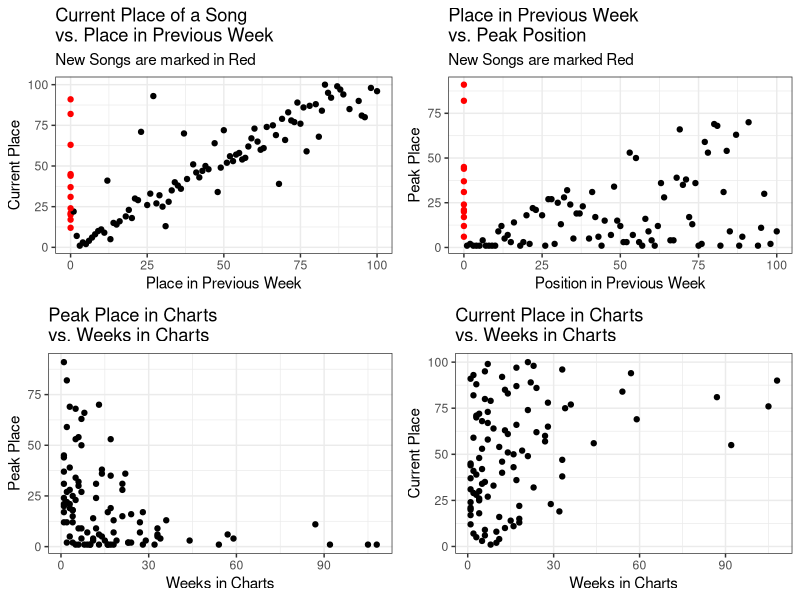
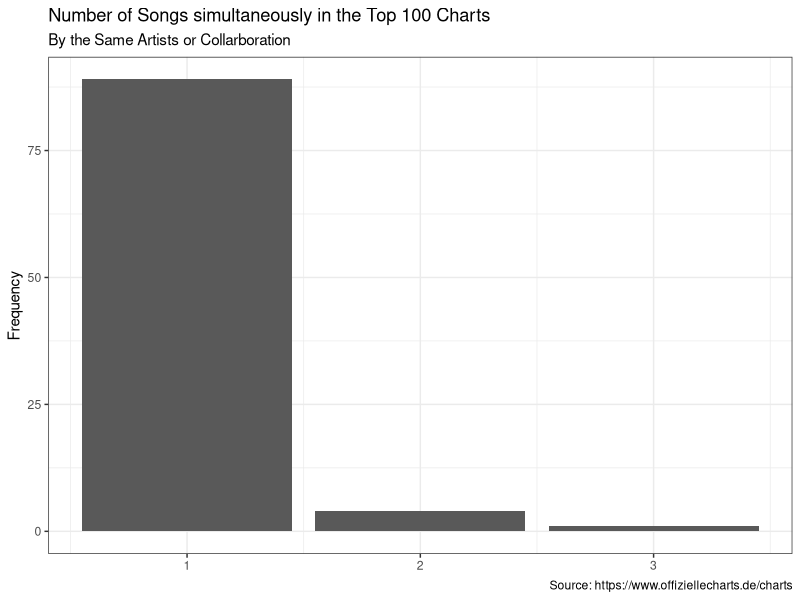
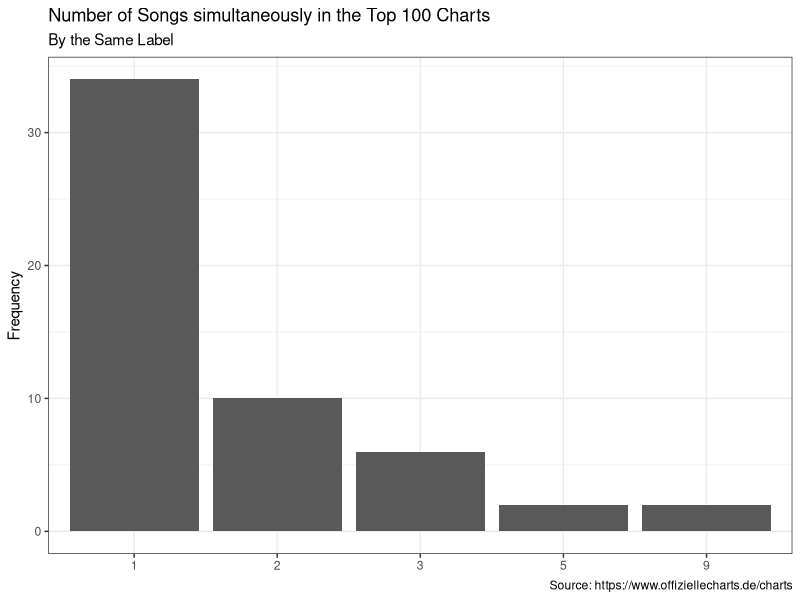

The R script that drew these images, in order:
## ---- chunk 1
library(ggplot2)
library(gridExtra)
library(readr)
library(dplyr)
chart_scrap <- read_csv('2021-09-08_charts_report.csv')
## ---- chunk 2
#Reporting Figures and Tables
#Scatter Plots
current_v_last <- ggplot(data = chart_scrap,
                                     aes(y = current, x=last_week,
                                     col=ifelse(is.na(last_week), yes = 'NA' , no = 'NonNA')))+
                                      geom_point(aes(y = current, x=last_week_fill),show.legend = F)+
                                      scale_color_manual(values = c('#FF0000','#000000'))+
                                      labs(title = 'Current Place of a Song \nvs. Place in Previous Week',
                                           subtitle = 'New Songs are marked in Red',
                                           y='Current Place', x='Place in Previous Week')+
                                        theme_bw()
weeks_v_peak <- ggplot(data = chart_scrap,
                                             aes(x=weeks_in_charts, y=peak_in_charts))+
                                              geom_point()+
                                              labs(title = 'Peak Place in Charts \nvs. Weeks in Charts',
                                                   x='Weeks in Charts', y='Peak Place')+
                                              theme_bw()
week_v_current <- ggplot(data = chart_scrap, aes(x=weeks_in_charts, y=current))+
                                      geom_point()+
                                      labs(title = 'Current Place in Charts \nvs. Weeks in Charts',
                                           x='Weeks in Charts', y='Current Place')+
                                      theme_bw()
last_v_peak <- ggplot(data = chart_scrap, aes(x=last_week_fill, y=peak_in_charts,
                                                col=ifelse(is.na(last_week), yes = 'NA' , no = 'NonNA')))+
                                    geom_point(show.legend = F)+
                                    labs(title = 'Place in Previous Week \nvs. Peak Position',
                                         subtitle = 'New Songs are marked Red',
                                         x='Position in Previous Week', y='Peak Place')+
                                    scale_color_manual(values = c('#FF0000','#000000'))+
                                    theme_bw()
grid.arrange(current_v_last,last_v_peak, weeks_v_peak,week_v_current, nrow=2)
## ---- chunk 3
chart_scrap%>%
                      count(artist)%>%
                      ggplot(aes(x=n))+
                      geom_bar()+
                      labs(title = 'Number of Songs simultaneously in the Top 100 Charts',
                           subtitle = 'By the Same Artists or Collarboration',
                           y='Frequency',
                           x=NULL,
                           caption = 'Source: https://www.offiziellecharts.de/charts')+
                      theme_bw()
chart_scrap%>%
                        count(artist,sort = T)%>%
                        filter(n>1)%>%
                        knitr::kable()
chart_scrap%>%
                      count(label)%>%
                      ggplot(aes(x=as.factor(n)))+
                      geom_bar()+
                      geom_bar()+
                      labs(title = 'Number of Songs simultaneously in the Top 100 Charts',
                           subtitle = 'By the Same Label',
                           y='Frequency',
                           x=NULL,
                           caption = 'Source: https://www.offiziellecharts.de/charts')+
                      theme_bw()
chart_scrap%>%
                        count(label, sort = T)%>%
                        filter(n>1)%>%
                        knitr::kable()
## ---- chunk 4
#Songs that are currently peaking
chart_scrap%>%
                        filter(current == peak_in_charts)%>%
                        select(artist, title, current)%>%
                        rename(Position = current)%>%
                        knitr::kable()
